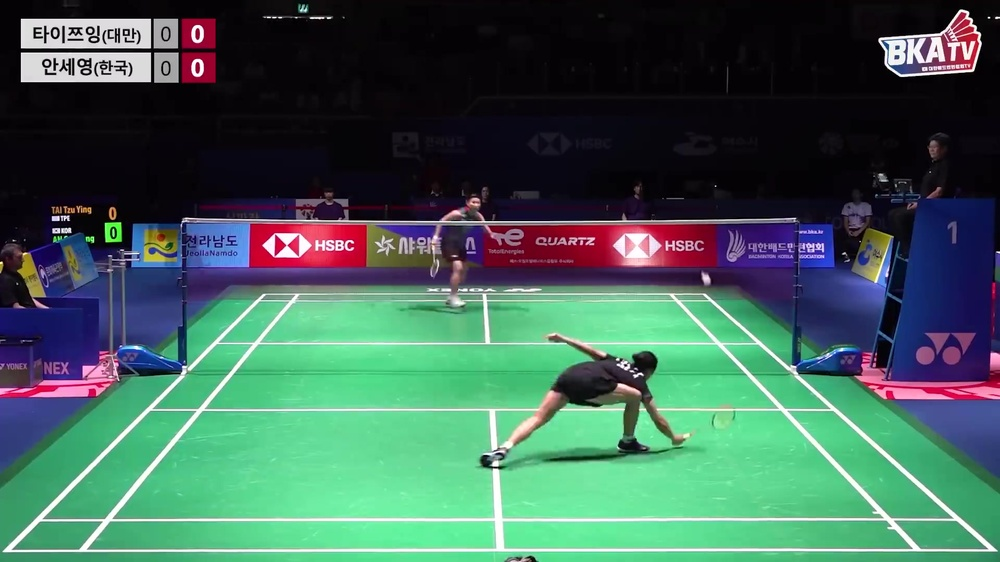
#> input picture new_frame.jpg, 1000 x 562 px, shrunk from 1920 x 1080 before the run
$ python -i detector.py   (imports and definitions only)
#> lines starting #> are read from the running program, lines starting #| are printed output that depends on the picture; after the words box and inside, x2 and y2 are one past the last pixel; in counts of white or black regions, pixels touching at a corner belong together
import cv2
import numpy as np


def _line_angle(x1, y1, x2, y2):
    angle = np.degrees(np.arctan2(y2 - y1, x2 - x1))
    return angle % 180


def _line_intersection(line_a, line_b):
    x1, y1, x2, y2 = line_a
    x3, y3, x4, y4 = line_b
    denom = (x1 - x2) * (y3 - y4) - (y1 - y2) * (x3 - x4)
    if abs(denom) < 1e-6:
        return None

    px = ((x1 * y2 - y1 * x2) * (x3 - x4) - (x1 - x2) * (x3 * y4 - y3 * x4)) / denom
    py = ((x1 * y2 - y1 * x2) * (y3 - y4) - (y1 - y2) * (x3 * y4 - y3 * x4)) / denom
    return np.array([px, py], dtype=np.float32)


def _inside_image(point, width, height, margin=0):
    return margin <= point[0] <= width - 1 - margin and margin <= point[1] <= height - 1 - margin


def _polygon_area(points):
    return abs(cv2.contourArea(np.array(points, dtype=np.float32)))


def _is_convex_quad(points):
    pts = np.array(points, dtype=np.float32)
    return len(cv2.convexHull(pts)) == 4 and cv2.isContourConvex(pts.astype(np.int32))


def _project_court_points(matrix, points):
    pts = np.array(points, dtype=np.float32).reshape(-1, 1, 2)
    return cv2.perspectiveTransform(pts, matrix).reshape(-1, 2)


def _badminton_line_alignment_score(corners, line_mask):
    height, width = line_mask.shape[:2]
    image_points = np.array(corners, dtype=np.float32)
    court_points = np.array([[0, 0], [6.1, 0], [6.1, 13.4], [0, 13.4]], dtype=np.float32)
    matrix = cv2.getPerspectiveTransform(court_points, image_points)

    expected = np.zeros((height, width), dtype=np.uint8)
    horizontal_ys = [0, 0.76, 4.72, 6.7, 8.68, 12.64, 13.4]
    vertical_xs = [0, 0.46, 3.05, 5.64, 6.1]

    for y in horizontal_ys:
        p1, p2 = _project_court_points(matrix, [(0, y), (6.1, y)])
        cv2.line(expected, tuple(np.round(p1).astype(int)), tuple(np.round(p2).astype(int)), 255, 5)

    for x in vertical_xs:
        p1, p2 = _project_court_points(matrix, [(x, 0), (x, 13.4)])
        cv2.line(expected, tuple(np.round(p1).astype(int)), tuple(np.round(p2).astype(int)), 255, 5)

    center_segments = [((3.05, 0), (3.05, 4.72)), ((3.05, 8.68), (3.05, 13.4))]
    for p1_court, p2_court in center_segments:
        p1, p2 = _project_court_points(matrix, [p1_court, p2_court])
        cv2.line(expected, tuple(np.round(p1).astype(int)), tuple(np.round(p2).astype(int)), 255, 5)

    expected_pixels = cv2.countNonZero(expected)
    if expected_pixels == 0:
        return 0.0

    dilated_mask = cv2.dilate(line_mask, cv2.getStructuringElement(cv2.MORPH_RECT, (9, 9)), iterations=1)
    overlap = cv2.bitwise_and(expected, dilated_mask)
    return cv2.countNonZero(overlap) / expected_pixels


def _badminton_horizontal_pattern_score(corners, horizontal_lines, image_shape):
    if not horizontal_lines:
        return 0.0

    height, _width = image_shape[:2]
    image_points = np.array(corners, dtype=np.float32)
    court_points = np.array([[0, 0], [6.1, 0], [6.1, 13.4], [0, 13.4]], dtype=np.float32)
    matrix = cv2.getPerspectiveTransform(court_points, image_points)

    expected_court_y = [0, 0.76, 4.72, 6.7, 8.68, 12.64, 13.4]
    weights = [5.0, 4.0, 1.6, 0.8, 1.6, 4.0, 5.0]
    detected_y = [float(line["mid"][1]) for line in horizontal_lines]
    tolerance = max(12.0, height * 0.022)

    weighted_score = 0.0
    total_weight = 0.0
    for court_y, weight in zip(expected_court_y, weights):
        p1, p2 = _project_court_points(matrix, [(0, court_y), (6.1, court_y)])
        expected_y = float((p1[1] + p2[1]) / 2.0)
        nearest = min(abs(y - expected_y) for y in detected_y)
        weighted_score += max(0.0, 1.0 - nearest / tolerance) * weight
        total_weight += weight

    return weighted_score / total_weight


def _horizontal_segment_support(line, p_left, p_right, image_width):
    x1, _y1, x2, _y2 = line["points"]
    seg_min, seg_max = sorted((x1, x2))
    quad_min, quad_max = sorted((float(p_left[0]), float(p_right[0])))
    overshoot = max(0.0, seg_min - quad_min) + max(0.0, quad_max - seg_max)
    return max(0.0, 1.0 - overshoot / max(1.0, image_width * 0.20))


def _side_segment_support(line, p_top, p_bottom, image_height):
    _x1, y1, _x2, y2 = line["points"]
    seg_min, seg_max = sorted((y1, y2))
    quad_min, quad_max = sorted((float(p_top[1]), float(p_bottom[1])))
    overshoot = max(0.0, seg_min - quad_min) + max(0.0, quad_max - seg_max)
    return max(0.0, 1.0 - overshoot / max(1.0, image_height * 0.16))


def _promote_far_baseline(lines, horizontal_lines, image_shape):
    height, _width = image_shape[:2]
    top_line, bottom_line, left_line, right_line = lines
    top_y = float(top_line["mid"][1])
    candidates = []

    for line in horizontal_lines:
        candidate_y = float(line["mid"][1])
        gap = top_y - candidate_y
        if gap <= height * 0.04 or gap >= height * 0.09:
            continue
        if candidate_y < height * 0.28:
            continue
        if line["length"] < top_line["length"] * 0.65:
            continue
        next_gap = min(
            [float(other["mid"][1]) - top_y for other in horizontal_lines if float(other["mid"][1]) > top_y] or [height]
        )
        if gap > next_gap * 0.9:
            continue
        candidates.append(line)

    if not candidates:
        return lines

    promoted_top = max(candidates, key=lambda item: item["length"])
    return promoted_top, bottom_line, left_line, right_line


def _dedupe_lines(lines, orientation, max_count):
    selected = []
    for line in sorted(lines, key=lambda item: item["length"], reverse=True):
        duplicate = False
        for existing in selected:
            if orientation == "horizontal":
                same_band = abs(line["mid"][1] - existing["mid"][1]) < 18
                same_angle = abs(line["angle"] - existing["angle"]) < 8
            else:
                same_band = abs(line["mid"][0] - existing["mid"][0]) < 22
                same_angle = abs(line["angle"] - existing["angle"]) < 10
            if same_band and same_angle:
                duplicate = True
                break
        if not duplicate:
            selected.append(line)
        if len(selected) >= max_count:
            break
    return selected


def build_court_line_mask(image):
    hsv = cv2.cvtColor(image, cv2.COLOR_BGR2HSV)
    h, s, v = cv2.split(hsv)

    # ── 自适应球场颜色检测 ──
    # 采样画面下半部分中央区域（通常是球场地板）
    img_h, img_w = image.shape[:2]
    sample_region = hsv[img_h//2:, img_w//4:3*img_w//4, :]
    sample_h = sample_region[:, :, 0].flatten()
    sample_s = sample_region[:, :, 1].flatten()
    sample_v = sample_region[:, :, 2].flatten()

    # 对饱和度和亮度足够的像素进行投票
    valid = (sample_s >= 20) & (sample_v >= 40)
    if valid.sum() > 100:
        hist = np.bincount(sample_h[valid], minlength=180)
        # 找最集中的色相区间（±15度）
        best_hue, best_count = 0, 0
        for center in range(0, 180):
            window = hist.take(range(center - 20, center + 21), mode='wrap')
            total = window.sum()
            if total > best_count:
                best_count = total
                best_hue = center

        hue_lo = (best_hue - 25) % 180
        hue_hi = (best_hue + 25) % 180
        if hue_lo < hue_hi:
            floor_mask = ((h >= hue_lo) & (h <= hue_hi) & (s >= 20) & (v >= 35)).astype(np.uint8) * 255
        else:
            floor_mask = ((h >= hue_lo) | (h <= hue_hi) & (s >= 20) & (v >= 35)).astype(np.uint8) * 255
    else:
        # fallback: 直接用绿色
        floor_mask = ((h >= 35) & (h <= 95) & (s >= 30) & (v >= 45)).astype(np.uint8) * 255

    floor_mask = cv2.morphologyEx(floor_mask, cv2.MORPH_OPEN, np.ones((5, 5), np.uint8), iterations=1)
    floor_mask = cv2.morphologyEx(floor_mask, cv2.MORPH_CLOSE, np.ones((25, 25), np.uint8), iterations=2)

    count, labels, stats, _centroids = cv2.connectedComponentsWithStats(floor_mask)
    if count > 1:
        image_area = image.shape[0] * image.shape[1]
        candidates = [idx for idx in range(1, count) if stats[idx, cv2.CC_STAT_AREA] > image_area * 0.08]
        if candidates:
            court_idx = max(candidates, key=lambda idx: stats[idx, cv2.CC_STAT_AREA])
            floor_mask = ((labels == court_idx).astype(np.uint8)) * 255

    court_roi = cv2.dilate(floor_mask, cv2.getStructuringElement(cv2.MORPH_RECT, (17, 17)), iterations=1)
    white_mask = (((s <= 95) & (v >= 135)).astype(np.uint8)) * 255
    white_mask = cv2.bitwise_and(white_mask, court_roi)

    gray = cv2.cvtColor(image, cv2.COLOR_BGR2GRAY)
    blurred = cv2.GaussianBlur(gray, (3, 3), 0)
    edges = cv2.Canny(blurred, 25, 90)
    edges = cv2.bitwise_and(edges, court_roi)

    merged = cv2.bitwise_or(white_mask, edges)
    merged = cv2.morphologyEx(merged, cv2.MORPH_CLOSE, cv2.getStructuringElement(cv2.MORPH_RECT, (7, 5)), iterations=1)
    merged = cv2.morphologyEx(merged, cv2.MORPH_OPEN, cv2.getStructuringElement(cv2.MORPH_RECT, (3, 3)), iterations=1)
    return merged


def detect_court_line_segments(image):
    height, width = image.shape[:2]
    mask = build_court_line_mask(image)
    min_line_length = max(46, int(min(width, height) * 0.10))
    max_gap = max(14, int(min(width, height) * 0.045))
    raw_lines = cv2.HoughLinesP(
        mask,
        rho=1,
        theta=np.pi / 180,
        threshold=60,
        minLineLength=min_line_length,
        maxLineGap=max_gap,
    )
    if raw_lines is None:
        return [], [], mask

    edge_margin = max(10, int(min(width, height) * 0.02))
    horizontal = []
    side = []
    for raw_line in raw_lines[:, 0, :]:
        x1, y1, x2, y2 = [int(v) for v in raw_line]
        length = float(np.hypot(x2 - x1, y2 - y1))
        if length < min_line_length:
            continue

        if (
            min(x1, x2) <= edge_margin
            or max(x1, x2) >= width - 1 - edge_margin
            or min(y1, y2) <= edge_margin
            or max(y1, y2) >= height - 1 - edge_margin
        ):
            continue

        angle = _line_angle(x1, y1, x2, y2)
        segment = {
            "points": (x1, y1, x2, y2),
            "length": length,
            "mid": ((x1 + x2) / 2.0, (y1 + y2) / 2.0),
            "angle": angle,
        }
        if min(angle, 180 - angle) <= 16:
            horizontal.append(segment)
        elif 45 <= angle <= 135:
            side.append(segment)

    return _dedupe_lines(horizontal, "horizontal", 14), _dedupe_lines(side, "side", 18), mask


def _score_court_quad(corners, image_shape, lines, line_mask, horizontal_lines):
    height, width = image_shape[:2]
    top_left, top_right, bottom_right, bottom_left = corners
    points = np.array(corners, dtype=np.float32)

    if not all(_inside_image(point, width, height, margin=8) for point in points):
        return None
    if not _is_convex_quad(points):
        return None

    area = _polygon_area(points)
    image_area = width * height
    if area < image_area * 0.12:
        return None

    top_width = float(np.linalg.norm(top_right - top_left))
    bottom_width = float(np.linalg.norm(bottom_right - bottom_left))
    left_height = float(np.linalg.norm(bottom_left - top_left))
    right_height = float(np.linalg.norm(bottom_right - top_right))
    avg_height = (left_height + right_height) / 2.0
    if min(top_width, bottom_width, avg_height) <= 1:
        return None
    if avg_height < height * 0.15:
        return None
    if bottom_width < top_width * 0.35:
        return None

    center = np.mean(points, axis=0)
    top_y = (top_left[1] + top_right[1]) / 2.0
    bottom_y = (bottom_left[1] + bottom_right[1]) / 2.0
    width_ratio = top_width / bottom_width
    if not (width * 0.25 <= center[0] <= width * 0.85 and height * 0.15 <= center[1] <= height * 0.92):
        return None
    if top_y < height * 0.05 or bottom_y < height * 0.40:
        return None
    if not (0.28 <= width_ratio <= 1.70):
        return None

    min_edge_distance = min(
        np.min(points[:, 0]),
        width - 1 - np.max(points[:, 0]),
        np.min(points[:, 1]),
        height - 1 - np.max(points[:, 1]),
    )
    edge_limit = max(10, min(width, height) * 0.02)
    if min_edge_distance < edge_limit:
        return None

    left_dx = bottom_left[0] - top_left[0]
    right_dx = bottom_right[0] - top_right[0]
    if left_dx > width * 0.42 or right_dx < -width * 0.42:
        return None

    top_line, bottom_line, left_line, right_line = lines
    area_score = min(area / (image_area * 0.42), 1.0) * 44
    height_score = min(avg_height / (height * 0.62), 1.0) * 22
    perspective_score = (1.0 - min(abs(width_ratio - 0.66) / 0.22, 1.0)) * 16
    center_x_score = (1.0 - min(abs(center[0] - width * 0.50) / (width * 0.24), 1.0)) * 18
    center_y_score = (1.0 - min(abs(center[1] - height * 0.70) / (height * 0.20), 1.0)) * 8
    bottom_score = min(max((bottom_y / height - 0.74) / 0.18, 0), 1.0) * 8
    edge_score = min(min_edge_distance / (min(width, height) * 0.08), 1.0) * 6
    line_score = min(
        (top_line["length"] + bottom_line["length"] + left_line["length"] + right_line["length"])
        / (width * 2.0 + height),
        1.0,
    ) * 6
    horizontal_support = (
        _horizontal_segment_support(top_line, top_left, top_right, width)
        + _horizontal_segment_support(bottom_line, bottom_left, bottom_right, width)
    ) / 2.0
    side_support = (
        _side_segment_support(left_line, top_left, bottom_left, height)
        + _side_segment_support(right_line, top_right, bottom_right, height)
    ) / 2.0
    support_score = (horizontal_support * 0.55 + side_support * 0.45) * 24
    alignment_score = _badminton_line_alignment_score(corners, line_mask) * 10
    pattern_score = _badminton_horizontal_pattern_score(corners, horizontal_lines, image_shape) * 110
    return area_score + height_score + perspective_score + center_x_score + center_y_score + bottom_score + edge_score + line_score + support_score + alignment_score + pattern_score


def auto_detect_court_corners(image):
    horizontal_lines, side_lines, mask = detect_court_line_segments(image)
    debug = {"horizontal": horizontal_lines, "side": side_lines, "score": None}
    if len(horizontal_lines) < 2 or len(side_lines) < 2:
        return None, mask, debug

    height, width = image.shape[:2]
    best = None
    horizontals = sorted(horizontal_lines, key=lambda item: item["mid"][1])
    sides = sorted(side_lines, key=lambda item: item["mid"][0])

    for top_idx, top_line in enumerate(horizontals):
        for bottom_line in horizontals[top_idx + 1:]:
            if bottom_line["mid"][1] - top_line["mid"][1] < height * 0.28:
                continue
            for left_idx, left_line in enumerate(sides):
                for right_line in sides[left_idx + 1:]:
                    if right_line["mid"][0] - left_line["mid"][0] < width * 0.22:
                        continue

                    intersections = [
                        _line_intersection(top_line["points"], left_line["points"]),
                        _line_intersection(top_line["points"], right_line["points"]),
                        _line_intersection(bottom_line["points"], right_line["points"]),
                        _line_intersection(bottom_line["points"], left_line["points"]),
                    ]
                    if any(point is None for point in intersections):
                        continue

                    score = _score_court_quad(intersections, image.shape, (top_line, bottom_line, left_line, right_line), mask, horizontal_lines)
                    if score is None:
                        continue
                    if best is None or score > best["score"]:
                        best = {"corners": intersections, "score": score, "lines": (top_line, bottom_line, left_line, right_line)}

    if best is None:
        return None, mask, debug

    selected_lines = _promote_far_baseline(best["lines"], horizontal_lines, image.shape)
    top_line, bottom_line, left_line, right_line = selected_lines
    corners_float = [
        _line_intersection(top_line["points"], left_line["points"]),
        _line_intersection(top_line["points"], right_line["points"]),
        _line_intersection(bottom_line["points"], right_line["points"]),
        _line_intersection(bottom_line["points"], left_line["points"]),
    ]
    if any(point is None for point in corners_float):
        corners_float = best["corners"]

    debug["score"] = best["score"]
    corners = [(int(round(point[0])), int(round(point[1]))) for point in corners_float]
    return corners, mask, debug


# [30 lines left out: function render_auto_court_preview, not called in this run]

>>> import cv2
>>> picture = cv2.imread('../../../../new_frame.jpg')
#> picture is the input picture: shape (562, 1000, 3); mean B, G, R 87.1, 98.2, 64.8
>>> result = auto_detect_court_corners(picture)
#> in build_court_line_mask, `h, s, v = cv2.split(hsv)`:
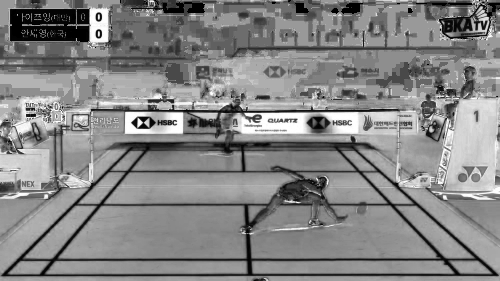
#> s: shape (562, 1000) (shown at 1/2 size); min 0, max 255, mean 133.2
#> in build_court_line_mask, `h, s, v = cv2.split(hsv)`:
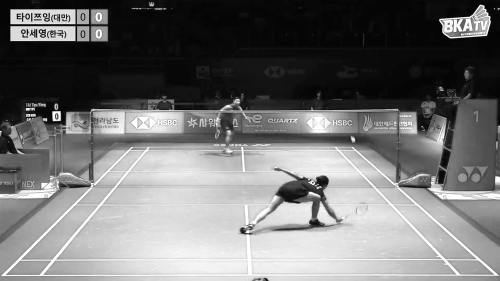
#> v: shape (562, 1000) (shown at 1/2 size); min 0, max 255, mean 114.8
#> in build_court_line_mask, `hist = np.bincount(sample_h[valid], minlength=180)`: hist = 180 values, max 60180 at index 72, min 1 at index 102, mean 749.5
#> the loop in build_court_line_mask, `for center in range(0, 180):` made 180 passes
#> (total, best_count) on passes 1, 2, 3, 5, 6, 7, 8, 10: (1786, 1786), (1824, 1824), (1852, 1852), (1891, 1891), (1895, 1895), (1969, 1969), (1970, 1970), (2007, 2007)
#> after the loop in build_court_line_mask, `for center in range(0, 180):`: best_count = 128108; best_hue = 60
#> in build_court_line_mask, `hue_lo = (best_hue - 25) % 180`: hue_lo = 35
#> in build_court_line_mask, `hue_hi = (best_hue + 25) % 180`: hue_hi = 85
#> in build_court_line_mask, `floor_mask = ((h >= hue_lo) & (h <= hue_hi) & (s >= 20) & (v >= 35)).a..`:
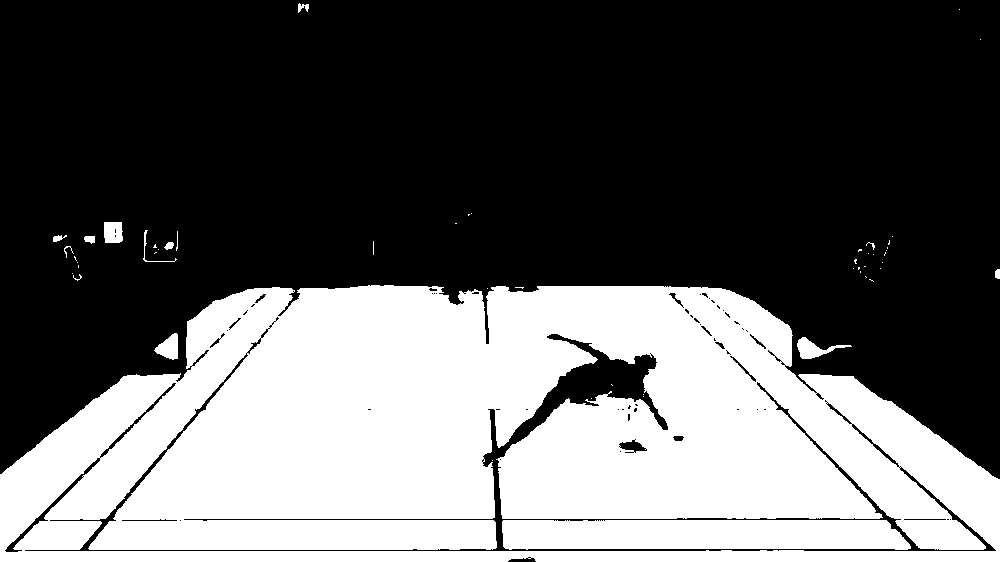
#> floor_mask: shape (562, 1000); 37.8% white; 52 white regions (38 under 20 px), largest, box (x1, y1, x2, y2) and area: (0, 285, 1000, 562) 199272, (502, 520, 911, 550) 11505, (797, 337, 852, 359) 473
#> in build_court_line_mask, `count, labels, stats, _centroids = cv2.connectedComponentsWithStats(fl..`:
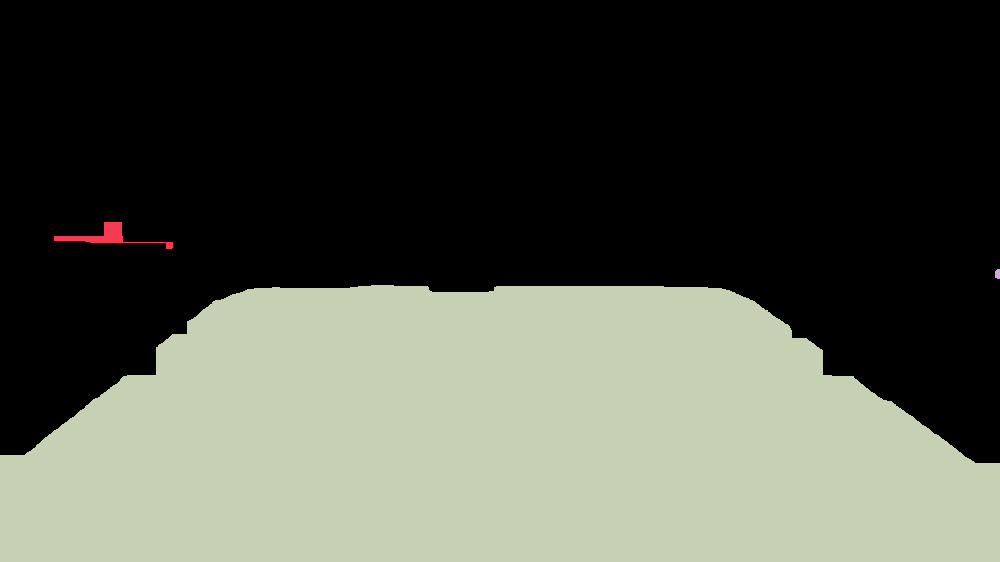
#> labels: shape (562, 1000) int32; 4 distinct labels, from 0 to 3; one colour per label, 0 black
#> in build_court_line_mask, `count, labels, stats, _centroids = cv2.connectedComponentsWithStats(fl..`: count = 4; stats = [[0, 0, 1000, 463, 334793], [54, 222, 119, 27, 759], [995, 269, 5, 10, 45], [0, 285, 1000, 277, 226403]]
#> in build_court_line_mask, `candidates = [idx for idx in range(1, count) if stats[idx, cv2.CC_STAT..`: candidates = [3]
#> in build_court_line_mask, `court_idx = max(candidates, key=lambda idx: stats[idx, cv2.CC_STAT_ARE..`: court_idx = 3
#> in build_court_line_mask, `gray = cv2.cvtColor(image, cv2.COLOR_BGR2GRAY)`:
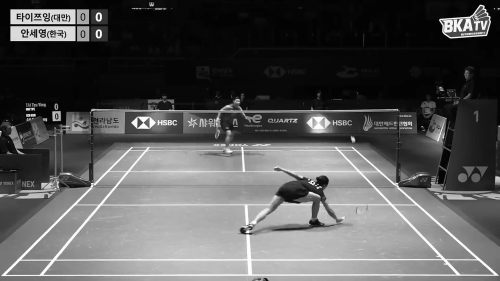
#> gray: shape (562, 1000) (shown at 1/2 size); min 0, max 255, mean 87
#> in build_court_line_mask, `merged = cv2.bitwise_or(white_mask, edges)`:
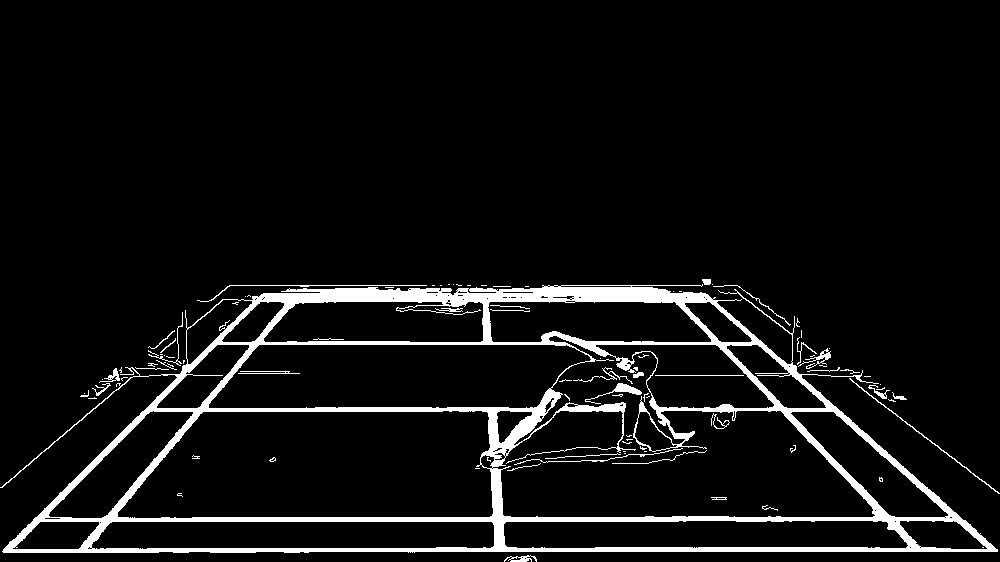
#> merged: shape (562, 1000); 6.6% white; 95 white regions (59 under 20 px), largest, box (x1, y1, x2, y2) and area: (0, 284, 998, 553) 33631, (849, 378, 1000, 494) 260, (197, 285, 427, 302) 254
#> (the rest of the program and of its run is left out)
